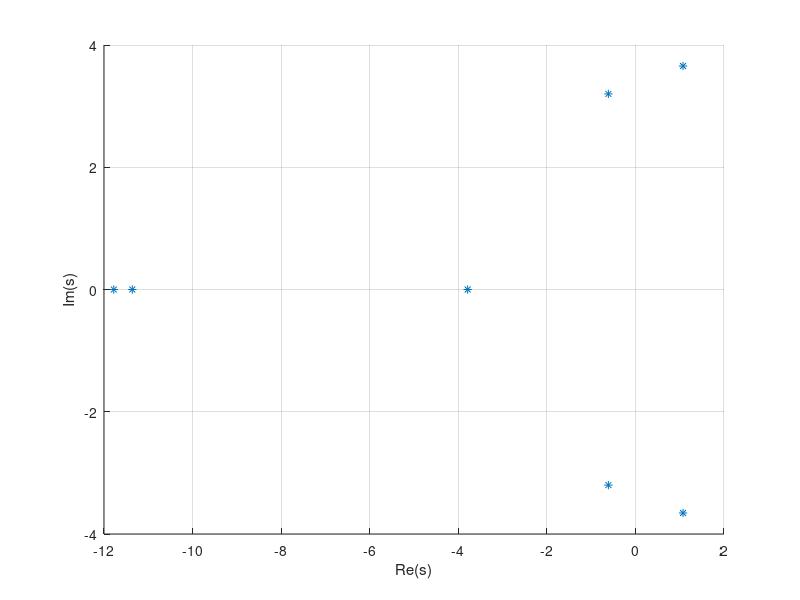
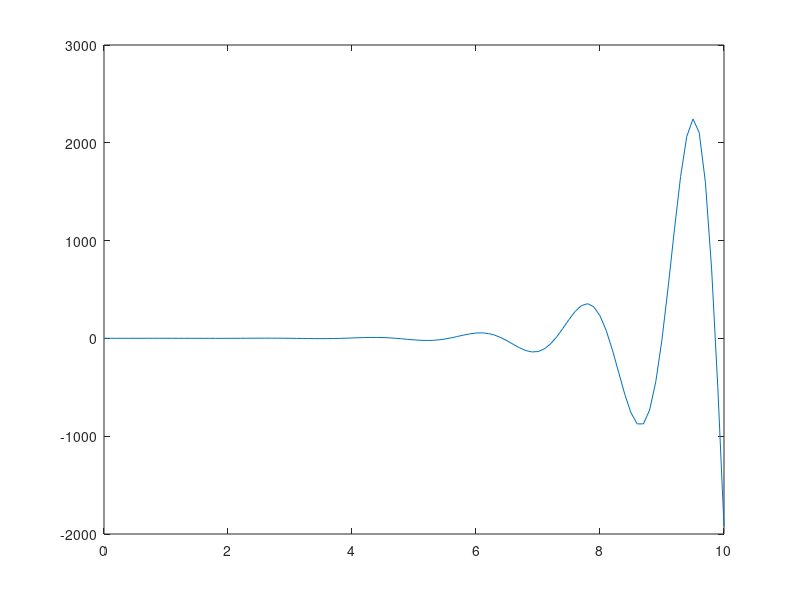
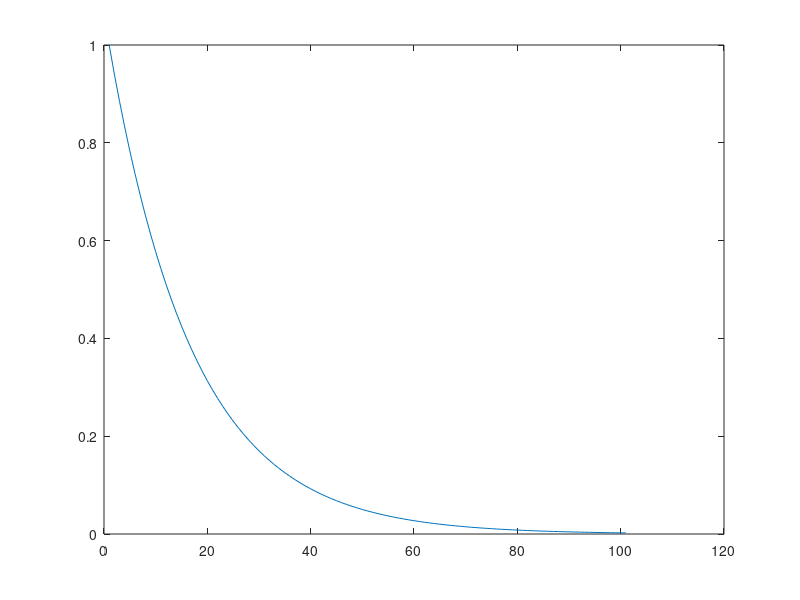
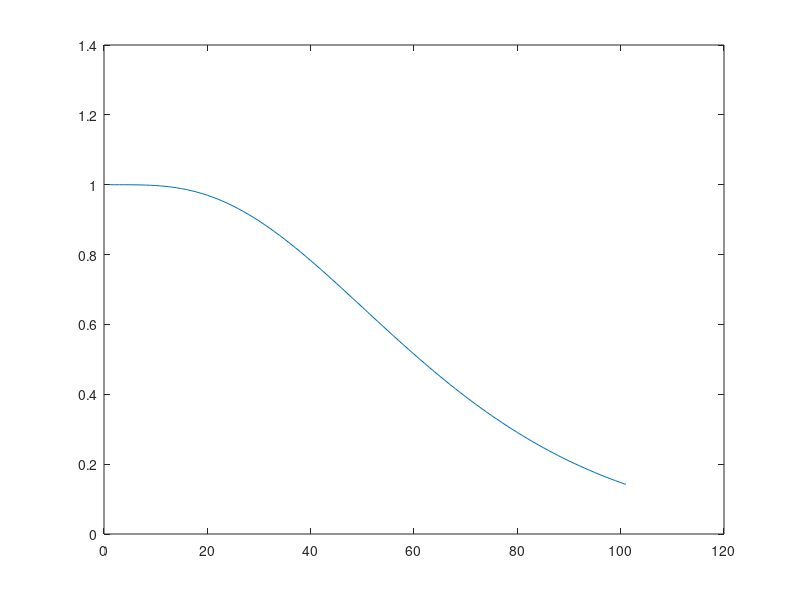

Recreate these plots in MATLAB, in order.
%Показатели качества переходной характеристики
clear;

%Область расположения корней характеристического уравнения
eq = [0.000064 0.001664 0.014016 0.05776 0.29008 0.924 2.02 5];
p = roots(eq)
i = 1;
sum = 0;
figure
scatter(real(p), imag(p), '*'),xlabel('Re(s)'), ylabel('Im(s)'), grid on;

for j = 1:4
   s(j) = (2.5*p(j) + 12.5)/(4*p(j)^3 + 39*p(j)^2 + 50 * p(j) + 125);
end


min = [];
maj = [];
n = -0.4044;
for t = 0:.1:10
    for j = 1:4
        sum = sum + (exp(p(j)*t))*(2.5*p(j)+12.5)/(4*p(j)^3 + 39*p(j)^2 + 50*p(j) + 125);
    end
    
    y(i) = 1 + sum;
    arg(i) = t;
    i = i + 1;
    
    maj(end+1) = exp(-0.61075*t)*(1 + 0.61075*t + 0.1867*t^2 + 0.038*t^3);
    min(end+1) = exp(-0.61075*t);
end

figure;
plot(arg, y)

figure;
plot(min)

figure;
plot(maj)
